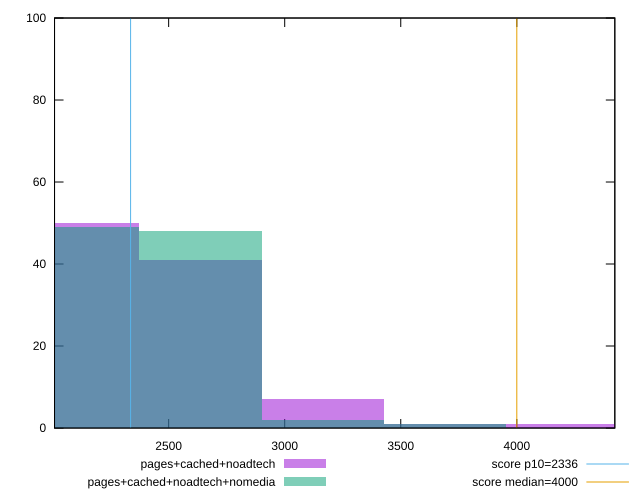

This figure's gnuplot source:
reset

$pagesCachedNoadtech <<EOF
3164.075169901217 7
2636.7293082510146 41
2109.3834466008116 50
4218.766893201623 1
3691.42103155142 1
EOF

$pagesCachedNoadtechNomedia <<EOF
2636.7293082510146 48
2109.3834466008116 49
3164.075169901217 2
3691.42103155142 1
EOF

set key outside below
set boxwidth 527.3458616502029
set xrange [2008.3200000000002:4422.305]
set yrange [0:100]
set trange [0:100]
set style fill transparent solid 0.5 noborder

set parametric
set terminal svg size 640, 500 enhanced background rgb 'white'
set output "report_00015_2021-02-09T16-11-33.973Z/first-contentful-paint/comparison/histogram/2_vs_3.svg"

plot $pagesCachedNoadtech title "pages+cached+noadtech" with boxes, \
     $pagesCachedNoadtechNomedia title "pages+cached+noadtech+nomedia" with boxes, \
     2336,t title "score p10=2336", \
     4000,t title "score median=4000"

reset
